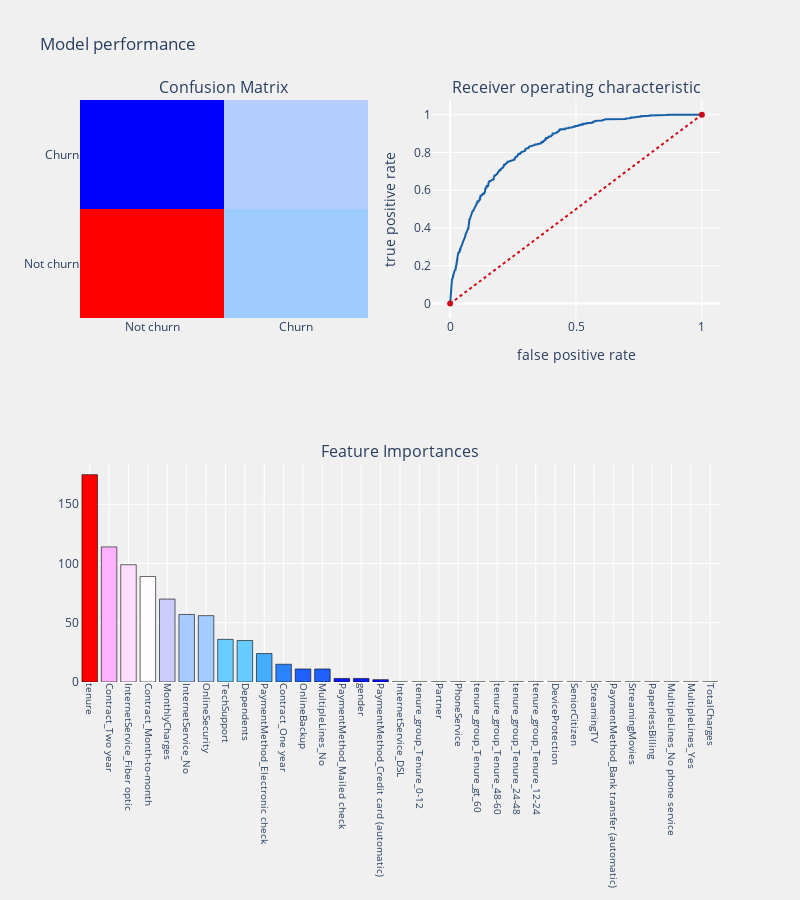

Notebook code cell kept with this figure:
### Markdown cell above
### LightGBM Classifier

### Code cell
lgbm_c = lgbm.LGBMClassifier(learning_rate = 0.01,
                            max_depth = 50,
                            num_leaves = 5,
                            n_estimators = 200,
                            subsample= 1,
                            reg_alpha = 0,
                            reg_lambda = 0,
                            n_jobs=-1,
                            random_state=123)

cols = [i for i in telcom.columns if i not in Id_col + target_col]
telecom_churn_prediction(lgbm_c,os_smote_X,test_X,os_smote_Y,test_Y,
                         cols,"features",threshold_plot = True)

### Figure 1 — Plotly figure (JSON) as saved in the notebook; plotly's stock layout.template omitted (floating-point values rounded to 4 significant figures; data arrays with more than 128 entries replaced by an {"elided": "..."} marker saying what was removed)
{"data": [{"colorscale": [[0, "rgb(0,0,255)"], [0.1, "rgb(51,153,255)"], [0.2, "rgb(102,204,255)"], [0.3, "rgb(153,204,255)"], [0.4, "rgb(204,204,255)"], [0.5, "rgb(255,255,255)"], [0.6, "rgb(255,204,255)"], [0.7, "rgb(255,153,255)"], [0.8, "rgb(255,102,204)"], [0.9, "rgb(255,102,102)"], [1, "rgb(255,0,0)"]], "name": "matrix", "showscale": false, "type": "heatmap", "x": ["Not churn", "Churn"], "xaxis": "x", "y": ["Not churn", "Churn"], "yaxis": "y", "z": [[915, 353], [101, 389]]}, {"line": {"color": "rgb(22, 96, 167)", "width": 2}, "name": "Roc : 0.7577431919139895", "type": "scatter", "x": {"elided": "606 float values"}, "xaxis": "x2", "y": {"elided": "606 float values"}, "yaxis": "y2"}, {"line": {"color": "rgb(205, 12, 24)", "dash": "dot", "width": 2}, "type": "scatter", "x": [0, 1], "xaxis": "x2", "y": [0, 1], "yaxis": "y2"}, {"marker": {"color": [175, 114, 99, 89, 70, 57, 56, 36, 35, 24, 15, 11, 11, 3, 3, 2, 0, 0, 0, 0, 0, 0, 0, 0, 0, 0, 0, 0, 0, 0, 0, 0, 0], "colorscale": [[0, "rgb(0,0,255)"], [0.1, "rgb(51,153,255)"], [0.2, "rgb(102,204,255)"], [0.3, "rgb(153,204,255)"], [0.4, "rgb(204,204,255)"], [0.5, "rgb(255,255,255)"], [0.6, "rgb(255,204,255)"], [0.7, "rgb(255,153,255)"], [0.8, "rgb(255,102,204)"], [0.9, "rgb(255,102,102)"], [1, "rgb(255,0,0)"]], "line": {"color": "black", "width": 0.6}}, "name": "coefficients", "type": "bar", "x": ["tenure", "Contract_Two year", "InternetService_Fiber optic", "Contract_Month-to-month", "MonthlyCharges", "InternetService_No", "OnlineSecurity", "TechSupport", "Dependents", "PaymentMethod_Electronic check", "Contract_One year", "OnlineBackup", "MultipleLines_No", "PaymentMethod_Mailed check", "gender", "PaymentMethod_Credit card (automatic)", "InternetService_DSL", "tenure_group_Tenure_0-12", "Partner", "PhoneService", "tenure_group_Tenure_gt_60", "tenure_group_Tenure_48-60", "tenure_group_Tenure_24-48", "tenure_group_Tenure_12-24", "DeviceProtection", "SeniorCitizen", "StreamingTV", "PaymentMethod_Bank transfer (automatic)", "StreamingMovies", "PaperlessBilling", "MultipleLines_No phone service", "MultipleLines_Yes", "TotalCharges"], "xaxis": "x3", "y": [175, 114, 99, 89, 70, 57, 56, 36, 35, 24, 15, 11, 11, 3, 3, 2, 0, 0, 0, 0, 0, 0, 0, 0, 0, 0, 0, 0, 0, 0, 0, 0, 0], "yaxis": "y3"}], "layout": {"annotations": [{"font": {"size": 16}, "showarrow": false, "text": "Confusion Matrix", "x": 0.225, "xanchor": "center", "xref": "paper", "y": 1, "yanchor": "bottom", "yref": "paper"}, {"font": {"size": 16}, "showarrow": false, "text": "Receiver operating characteristic", "x": 0.775, "xanchor": "center", "xref": "paper", "y": 1, "yanchor": "bottom", "yref": "paper"}, {"font": {"size": 16}, "showarrow": false, "text": "Feature Importances", "x": 0.5, "xanchor": "center", "xref": "paper", "y": 0.375, "yanchor": "bottom", "yref": "paper"}], "autosize": false, "height": 900, "margin": {"b": 195}, "paper_bgcolor": "rgba(240,240,240, 0.95)", "plot_bgcolor": "rgba(240,240,240, 0.95)", "showlegend": false, "title": {"text": "Model performance"}, "width": 800, "xaxis": {"anchor": "y", "domain": [0, 0.45]}, "xaxis2": {"anchor": "y2", "domain": [0.55, 1], "title": {"text": "false positive rate"}}, "xaxis3": {"anchor": "y3", "domain": [0, 1], "showgrid": true, "tickangle": 90, "tickfont": {"size": 10}}, "yaxis": {"anchor": "x", "domain": [0.625, 1]}, "yaxis2": {"anchor": "x2", "domain": [0.625, 1], "title": {"text": "true positive rate"}}, "yaxis3": {"anchor": "x3", "domain": [0, 0.375]}}}
